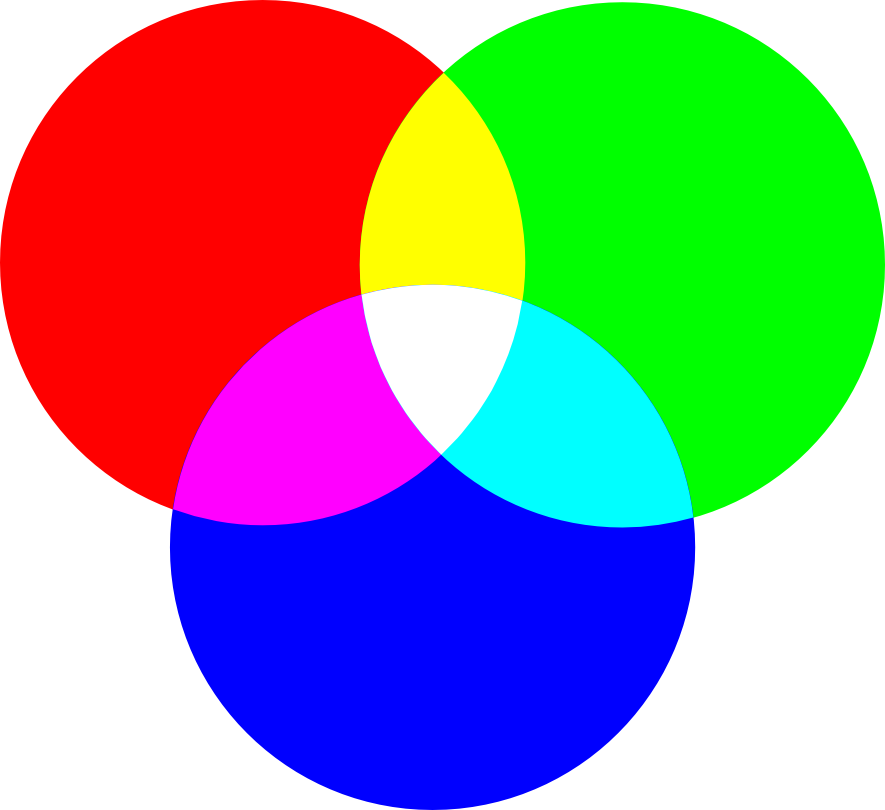
#> input picture Notebooks/images/rgb.png, 885 x 810 px
$ jupyter execute --allow-errors 'Python_tools_for image_part1.ipynb'
#> lines starting #> are read from the running program, lines starting #| are printed output that depends on the picture; after the words box and inside, x2 and y2 are one past the last pixel; in counts of white or black regions, pixels touching at a corner belong together
# Python tools for image processing and visualization

## Introduction to Numpy

Import libraries

[cell 1]
import numpy as np
import matplotlib.pyplot as plt

Define a 2D numpy array

[cell 2]
my_image = np.random.randint(0, 256, size=(12, 12))
print(my_image)

Display with matplotlib

[cell 3]
fig,ax = plt.subplots()
ax.imshow(my_image)

[cell 4]
fig,ax = plt.subplots()
ax.imshow(my_image, cmap='gray')

3 channels image (Red Green Blue)

[cell 5]
my_image_rgb = np.random.randint(0, 256, size=(12, 12, 3), dtype=np.uint8)
print("Shape:", my_image_rgb.shape)
fig, ax = plt.subplots()
ax.imshow(my_image_rgb)
ax.axis('off')

4 channels image

[cell 6]
my_image_rgb = np.random.randint(0, 256, size=(12, 12, 4), dtype=np.uint8)
print("Shape:", my_image_rgb.shape)
fig, ax = plt.subplots()
ax.imshow(my_image_rgb)
ax.axis('off')

Open image

[cell 7]
# Read image with matplotlib
image = plt.imread('images/rgb.png')
#> image is the input picture: shape (810, 885, 4) float32; mean R, G, B, A 0.578, 0.579, 0.579, 0.722
# Convert to numpy array
image = np.array(image)
print(image.shape)
#| (810, 885, 4)
fig,ax = plt.subplots()
ax.imshow(image)
ax.axis('off')

<div style="background-color:yellow; padding:10px;">
<b>Exercise 1:</b><br>
<u>Task:</u> Display each channel of the image separately.<br>
<u>Suggestion:</u> You will need to use NumPy slicing.<br>
</div>

[cell 8]
fig, ax = plt.subplots(1,5, figsize=(18, 12))

# Original image
ax[0].imshow(image, cmap='gray')
ax[0].axis('off')
ax[0].set_title('Original')

# Channel 0 , All lines and all columns of slice 0
ax[1].imshow(image[:, :, 0], cmap='gray')
ax[1].axis('off')
ax[1].set_title('Channel 0')

# Channel 1 , All lines and all columns of slice 1
ax[2].imshow(image[:, :, 1], cmap='gray')
ax[2].axis('off')
ax[2].set_title('Channel 1')

# Channel 2 , All lines and all columns of slice 2
ax[3].imshow(image[:, :, 2], cmap='gray')
ax[3].axis('off')
ax[3].set_title('Channel 2')

# Channel 3 , All lines and all columns of slice 3
ax[4].imshow(image[:, :, 3], cmap='gray')
ax[4].axis('off')
ax[4].set_title('Channel 3')

Other vizualisation tools:

**Pillow (PIL)**
Pillow is a friendly and easy-to-use library for opening, manipulating, and displaying images. It is often used for simple image processing tasks in scientific workflows.

**OpenCV (cv2)**
OpenCV is a powerful library mainly used for computer vision tasks. It provides fast image display and processing capabilities, but note that `cv2.imshow` opens a separate window outside the notebook.

**scikit-image (skimage)**
scikit-image is designed for scientific image processing. It integrates well with NumPy and Matplotlib, making it convenient for analysis and visualization of microscopy or experimental images.

open cv

[cell 9]
import cv2
image  = cv2.imread('images/rgb.png')
#> image: shape (810, 885, 3)
cv2.imshow("My Image", image)
cv2.waitKey(0)
cv2.destroyAllWindows()

Pil

[cell 10]
from PIL import Image

pil_img = Image.fromarray(image.astype(np.uint8))
display(pil_img)  # affiche directement dans le notebook

Scikit image

[cell 11]
from skimage import io

io.imshow(image)
plt.title("Displayed with scikit-image")
plt.axis('off')
plt.show()

Detection de contours

[cell 12]
tem_image  = cv2.imread('images/tem.bmp')
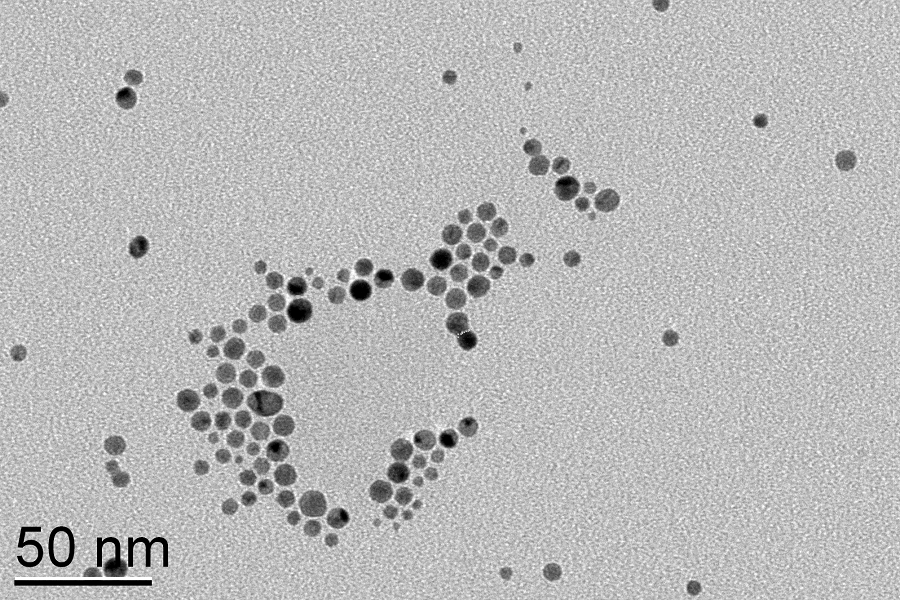
#> input picture Notebooks/images/tem.bmp, 900 x 600 px
#> tem_image is the input picture: shape (600, 900, 3); min 0, max 255, mean 185.2
print("Shape:", tem_image.shape)
#| Shape: (600, 900, 3)
print("Dtype:", tem_image.dtype)
#| Dtype: uint8
fig,ax = plt.subplots()
ax.imshow(tem_image)
ax.axis('off')

Convertir l'image en niveaux de gris

[cell 13]
img_gray=cv2.cvtColor(tem_image,cv2.COLOR_BGR2GRAY)
print("Shape:", img_gray.shape)
#| Shape: (600, 900)
fig,ax = plt.subplots()
ax.imshow(img_gray,cmap='gray')
ax.axis('off')

[cell 14]
ret1,threshold=cv2.threshold(img_gray,140,255,cv2.THRESH_BINARY)
fig,ax = plt.subplots()
ax.imshow(threshold,cmap='gray')
ax.axis('off')

In the backround, residuals blacks dots coming drom the carbon film. Need to filter the image before threshold.

[cell 15]
img_blur = cv2.blur(img_gray,(5,5))
fig,ax = plt.subplots()
ax.imshow(img_blur,cmap='gray')
ax.axis('off')

ret1,threshold=cv2.threshold(img_blur,140,255,cv2.THRESH_BINARY)
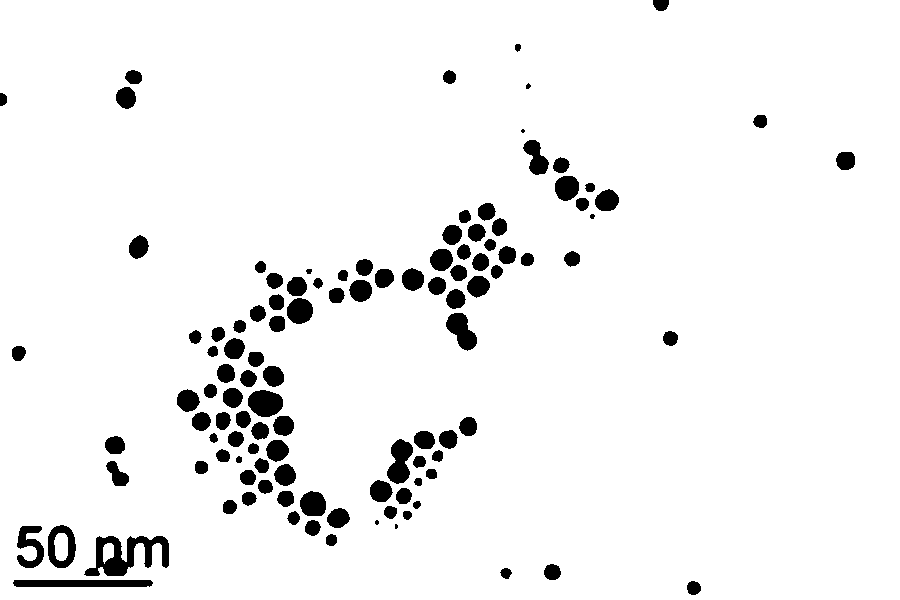
#> threshold: shape (600, 900); 94.8% white; 114 black regions (3 under 20 px)
fig,ax = plt.subplots()
ax.imshow(threshold,cmap='gray')
ax.axis('off')

Contours detections

Detect contours and plot contour #0

[cell 16]
contours, hierarchy = cv2.findContours(threshold, cv2.RETR_TREE, cv2.CHAIN_APPROX_SIMPLE)
#> contours = 115 contours, 2 with area under 20; largest, box (x1, y1, x2, y2) and area: (0, 0, 900, 600) 538268, (83, 535, 170, 577) 2028, (12, 579, 154, 588) 1106, (47, 524, 77, 569) 1044, (386, 438, 414, 485) 815
cv2.drawContours(tem_image, [contours[0]], 0, (255, 0, 0), 2)
fig,ax = plt.subplots()
ax.imshow(tem_image)
ax.axis('off')

An all contours:

[cell 17]
contours, hierarchy = cv2.findContours(threshold, cv2.RETR_TREE, cv2.CHAIN_APPROX_SIMPLE)

for cnt in contours:
    cv2.drawContours(tem_image, [cnt], 0, (255, 0, 0), 1)
#> this loop made 115 passes
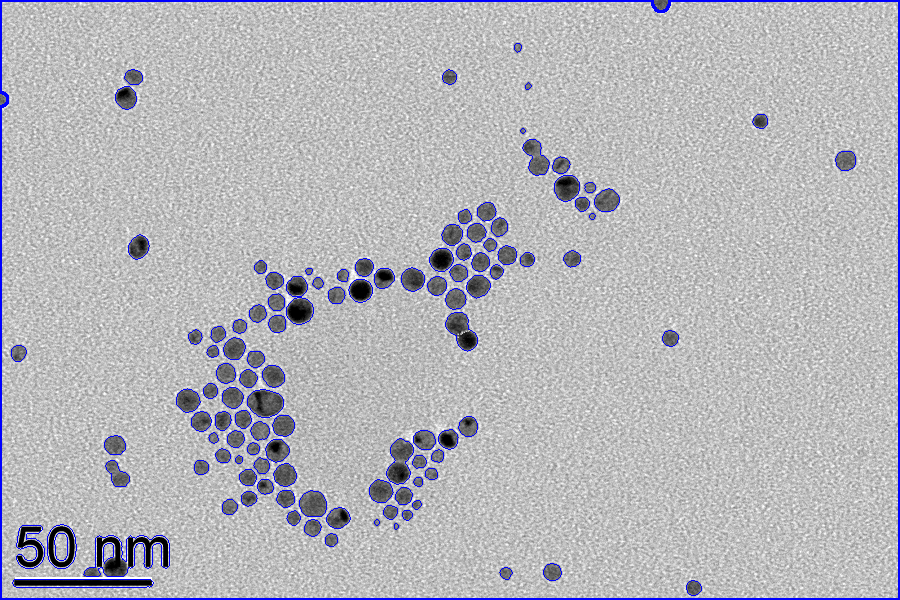
#> tem_image: shape (600, 900, 3); mean B, G, R 187.1, 181.3, 181.3

fig,ax = plt.subplots()
ax.imshow(tem_image)
ax.axis('off')

Display the id. of each contour

[cell 18]
for i, contour in enumerate(contours):
    x, y = contour[0][0] # determiner les coordonnées du premier point du contour
    #  Afficher le numéro du contour
    cv2.putText(tem_image, str(i), (x, y), cv2.FONT_HERSHEY_SIMPLEX, 0.5, (0, 255, 0), 2)
#> this loop made 115 passes
#> (x, y) on passes 1 to 4: (0, 0), (690, 581), (13, 580), (503, 568)

fig,ax = plt.subplots()
ax.imshow(tem_image)
ax.axis('off')

Determine the index number of the scale bar in the image and extract the following features:

The coordinates of the scale bar’s center (x, y)
The width of the bounding box (in pixels or specified units)
The height of the bounding box (in pixels or specified units)
The rotation angle of the bounding box (in degrees)

[cell 19]
#if needed plot R.O.I.
# Définir les coordonnées de la zone d'intérêt
x_start, x_end = 0, 200
y_start, y_end = 500, 600

# Extraire la région d'intérêt (ROI)
roi = tem_image[y_start:y_end, x_start:x_end]
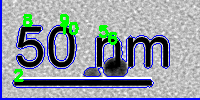
#> roi: shape (100, 200, 3); mean B, G, R 165.9, 152.8, 145.6

fig,ax = plt.subplots()
ax.imshow(roi)
ax.axis('off')

# cv2.namedWindow("Region of Interest", cv2.WINDOW_NORMAL) # cv2.WINDOW_NORMAL pour fenetre étirable
# # Afficher la région d'intérêt
# cv2.imshow("Region of Interest", roi)
# cv2.waitKey(0)
# cv2.destroyAllWindows()

[cell 20]
#Bounding box
# Obtenir le rectangle englobant orienté
rect = cv2.minAreaRect(contour)
#> rect = ((517.5, 47), (7.78, 7.78), -45)
box = cv2.boxPoints(rect)
#> box = [[517.5, 52.5], [512, 47], [517.5, 41.5], [523, 47]]
box = np.round(box).astype(int)
#> box = [[518, 52], [512, 47], [518, 41], [523, 47]]

[cell 21]
indice_echelle = 2
contour_echelle = contours[indice_echelle]
#> contour_echelle = contour of 21 points, box (x1, y1, x2, y2) (12, 579, 154, 588), area 1106


# Get the oriented bounding box
rect = cv2.minAreaRect(contour_echelle)
#> rect = ((82.5, 583), (8, 141), -90)
box = cv2.boxPoints(rect)
#> box = [[153, 587], [12, 587], [12, 579], [153, 579]]
box = np.round(box).astype(int)


# Extract the coordinates, width, height, and angle of the bounding box
center, size, angle = rect
#> center = (82.5, 583); size = (8, 141); angle = -90
width, height = size
#> width = 8; height = 141

# Print values
print(f"Center coordinates: {center}")
#| Center coordinates: (82.5, 583.0)
print(f"Bounding box width: {width:.2f} pixels")
#| Bounding box width: 8.00 pixels
print(f"Bounding box height: {height:.2f} pixels")
#| Bounding box height: 141.00 pixels
print(f"Bounding box angle: {angle:.2f} degrees")
#| Bounding box angle: -90.00 degrees

Read the length (visually or via OCR) and determine the ratio nm/pixel

[cell 22]
import easyocr
import matplotlib.pyplot as plt

# Charger le lecteur OCR (anglais ici, mais tu peux mettre ['fr'] pour français)
#> (the rest of this cell did not finish here and is left out)

#> (a cell that did not finish here is left out)

Manually create a list of indices to remove, in order to process only the particles and exclude the border, the scale bar, and the scale bar characters.

[cell 24]
index_to_remove = [0, 2, 8, 9, 10, 5, 6]

Create a function named "filtrer_contours" that takes as arguments:

- the list of contours to remove
- the contours detected by cv2.findContours

and returns the selected contours after filtering.

[cell 25]
def filtrer_contours(indices_a_supprimer, contours):
    # Créer une liste de contours filtrée en utilisant une liste de compréhension
    contours_selection = [contour for i, contour in enumerate(contours) if i not in indices_a_supprimer]
#> contours_selection = 108 contours, 2 with area under 20; largest, box (x1, y1, x2, y2) and area: (386, 438, 414, 485) 815, (247, 389, 284, 418) 778, (445, 312, 478, 352) 738, (299, 490, 327, 517) 570, (286, 297, 314, 325) 566
    return contours_selection

 Reload the image'images/tem.bmp' and, using the "filtrer_contours" function, draw the contours and bounding boxes of the nanoparticles only.

[cell 26]
tem_image  = cv2.imread('images/tem.bmp')

#Utilisation de la fonction déterminée à la question 14
selected_contours = filtrer_contours(index_to_remove, contours)
#> selected_contours has the same summary as contours_selection in filtrer_contours

# Afficher l'image avec les contours d'indices spécifiés
for cnt in selected_contours:
    cv2.drawContours(tem_image , [cnt], 0, (255, 0, 0), 1)

    # Obtenir le rectangle englobant orienté
    rect = cv2.minAreaRect(cnt)
    box = cv2.boxPoints(rect)
    box = np.round(box).astype(int)

    # Extraire les coordonnées, la largeur, la hauteur et l'angle du rectangle englobant
    center, size, angle = rect
    width, height = size

    # Dessiner le rectangle englobant orienté sur l'image
    cv2.drawContours(tem_image, [box], 0, (0, 0, 255), 2)  # Dessiner le rectangle en rouge
#> this loop made 108 passes
#> (box, center, angle, width, height) on passes 1 to 2: ([[693, 598], [683, 588], [693, 577], [704, 588]], (693, 587.5), -45, 14.85, 14.85), ([[506, 581], [498, 573], [506, 565], [514, 573]], (505.8, 572.8), -45, 11.31, 12.02)
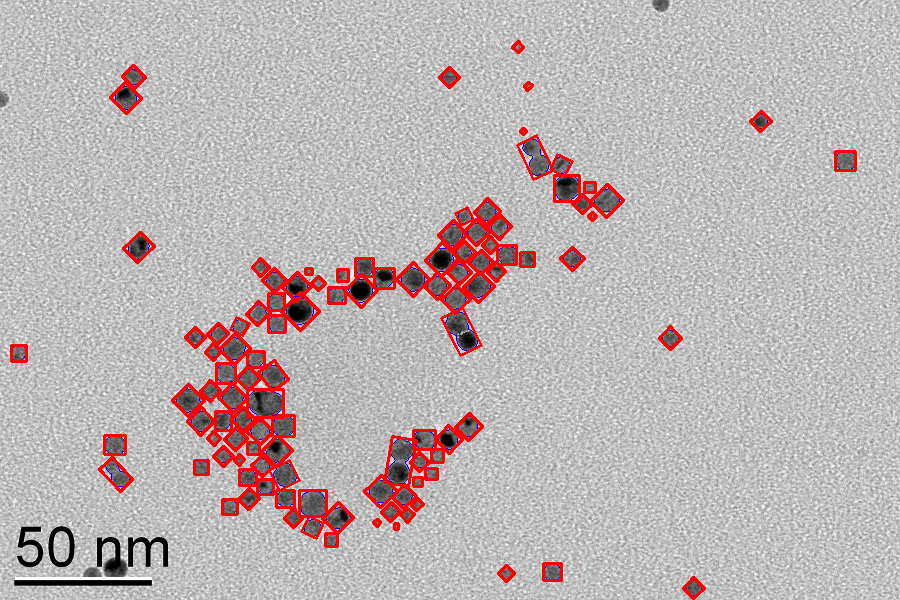
#> tem_image: shape (600, 900, 3); 4.2% of pixels changed, all inside (x1, y1, x2, y2) = (10, 40, 857, 600)

#> (the rest of this cell did not finish here and is left out)

Observation:
When particles are touching, clusters are detected. To remove them, we will identify clusters using their convexity ratio.
Steps:

Measure the ratio between the area of the convex hull (calculated with cv2.convexHull(cnt)) and the area of the original contour.
Create a list of these convexity ratios.
Display the histogram of the convexity ratios.

[cell 27]
convexity_ratios = []
for cnt in selected_contours:
    # Calculer le polygone convexe
    hull = cv2.convexHull(cnt)

    # Calculer la surface du polygone convexe et la surface du contour d'origine
    area_hull = cv2.contourArea(hull)
    area_contour = cv2.contourArea(cnt)
    # Calculer le rapport de convexité
    convexity_ratio = area_contour / area_hull
        # Ajouter le rapport de convexité à la liste
    convexity_ratios.append(convexity_ratio)
#> this loop made 108 passes
#> (area_hull, area_contour, convexity_ratio) on passes 1 to 4: (179.5, 175, 0.975), (113, 107.5, 0.951), (246, 239, 0.972), (128.5, 126, 0.981)


# Tracer l'histogramme
plt.hist(convexity_ratios, bins=50, color='blue', edgecolor='black')
plt.title('Histogram of convexity ratios')
plt.xlabel('Convexity ratios')
plt.ylabel('Quantity of contours')
plt.show()

Check if there are values much lower than 1 in the convexity ratio list. These indicate concave (non-circular) objects.
Filter them out by applying a condition with np.where and then use the filtrer_contours function to remove them.

[cell 28]
convexity_threshold = 0.92
# Utiliser np.where pour obtenir les indices inférieurs au seuil
index_above_threshold = np.where(np.array(convexity_ratios) < convexity_threshold )[0]

# Afficher les indices inférieurs à 0.92
print("Indices inférieurs  des objets de convexité inferieure à 0.92 :", index_above_threshold)
#| Indices inférieurs  des objets de convexité inferieure à 0.92 : [ 24  32  60 100]
print("index of nano objects with convexity ration  :", index_above_threshold)
#| index of nano objects with convexity ration  : [ 24  32  60 100]

[cell 29]
selected_contours = filtrer_contours(index_above_threshold,selected_contours)

[cell 30]
convexity_ratios = []
for cnt in selected_contours:
    # Calculer le polygone convexe
    hull = cv2.convexHull(cnt)

    # Calculer la surface du polygone convexe et la surface du contour d'origine
    area_hull = cv2.contourArea(hull)
    area_contour = cv2.contourArea(cnt)
    # Calculer le rapport de convexité
    convexity_ratio = area_contour / area_hull
        # Ajouter le rapport de convexité à la liste
    convexity_ratios.append(convexity_ratio)
#> this loop made 104 passes


# Tracer l'histogramme
plt.hist(convexity_ratios, bins=50, color='blue', edgecolor='black')
plt.title('Histogramme des Rapports de Convexité')
plt.xlabel('Rapport de Convexité')
plt.ylabel('Nombre de Contours')
plt.show()

Verify visually that the clusters have been removed.

[cell 31]
tem_image  = cv2.imread('images/tem.bmp')
for cnt in selected_contours:
    cv2.drawContours(tem_image, [cnt], 0, (255, 0, 0), 1)

    # Obtenir le rectangle englobant orienté
    rect = cv2.minAreaRect(cnt)
    # rect = cv2.fitEllipse(cnt)
    box = cv2.boxPoints(rect)
    box = np.round(box).astype(int)

    # Extraire les coordonnées, la largeur, la hauteur et l'angle du rectangle englobant
    center, size, angle = rect
    width, height = size

    # Dessiner le rectangle englobant orienté sur l'image
    cv2.drawContours(tem_image, [box], 0, (0, 0, 255), 2)  # Dessiner le rectangle en rouge

# cv2.imshow("Contours select2", img)
# cv2.waitKey(0)
# cv2.destroyAllWindows()
#> (the rest of this cell did not finish here and is left out)

Extract the following values (in nm) for all contours:

- Heights
- Widths
- Convexities
- X positions
- Y positions
- Areas
- Height-to-width ratios

Store these results in a pandas DataFrame.

[cell 32]
# Create empty lists for values
contour_heights = []
contour_widths = []
contour_convexities = []
contour_x_positions = []
contour_y_positions = []
contour_areas = []
contour_perimeters = []
contour_height_width_ratios = []

# Loop on selected contours
#> (the rest of this cell did not finish here and is left out)

[cell 33]
import pandas as pd

# Create a pandas DataFrame with the results
data = {
    'Height (nm)': contour_heights,
    'Width (nm)': contour_widths,
    'Height/Width Ratio': contour_height_width_ratios,
    'Convexity': contour_convexities,
    'X Position (nm)': contour_x_positions,
    'Y Position (nm)': contour_y_positions,
    'Area (nm²)': contour_areas,
    'Perimeter (nm)': contour_perimeters
}

df = pd.DataFrame(data)
df.head()

Plot Histogram for each value

[cell 34]
df.hist(bins=20, figsize=(12,8), layout=(2, 4)) # bins représente le nombre de barres de l'histogramme
plt.show()

Fit a Gaussian distribution to the height and width values.

[cell 35]
from scipy.stats import norm
import numpy as np

# Nombre de barres pour l'histogramme
bins = 20

# Créer une figure avec des sous-graphiques
fig, axes = plt.subplots(1, 2, figsize=(12, 6))

# Histogramme pour la hauteur
hist_height, bin_edges_height, _ = axes[0].hist(df['Height (nm)'], bins=bins, color='blue', edgecolor='black', density=True)
axes[0].set_title('Height (nm)')

# Ajuster une gaussienne aux données de hauteur
mu_height, std_height = norm.fit(df['Height (nm)'])
#definir les valeurs des x à partir de l'axe des abcisses de l'histogramme
xmin_height, xmax_height = axes[0].get_xlim()
x_height = np.linspace(xmin_height, xmax_height, 100)
p_height = norm.pdf(x_height, mu_height, std_height)
# tracer la gaussienne
axes[0].plot(x_height, p_height, 'k', linewidth=2)
title_height = "Ajustement gaussien :\n mu = %.2f,  std = %.2f" % (mu_height, std_height)
axes[0].set_title(title_height)

# Histogramme pour la largeur
hist_width, bin_edges_width, _ = axes[1].hist(df['Width (nm)'], bins=bins, color='green', edgecolor='black', density=True)
axes[1].set_title('Width (nm)')

# Ajuster une gaussienne aux données de largeur
mu_width, std_width = norm.fit(df['Width (nm)'])
xmin_width, xmax_width = axes[1].get_xlim()
x_width = np.linspace(xmin_width, xmax_width, 100)
p_width = norm.pdf(x_width, mu_width, std_width)
axes[1].plot(x_width, p_width, 'k', linewidth=2)
title_width = "Gaussian fit :\n mu = %.2f,  std = %.2f" % (mu_width, std_width)
axes[1].set_title(title_width)

# Afficher la figure
plt.show()
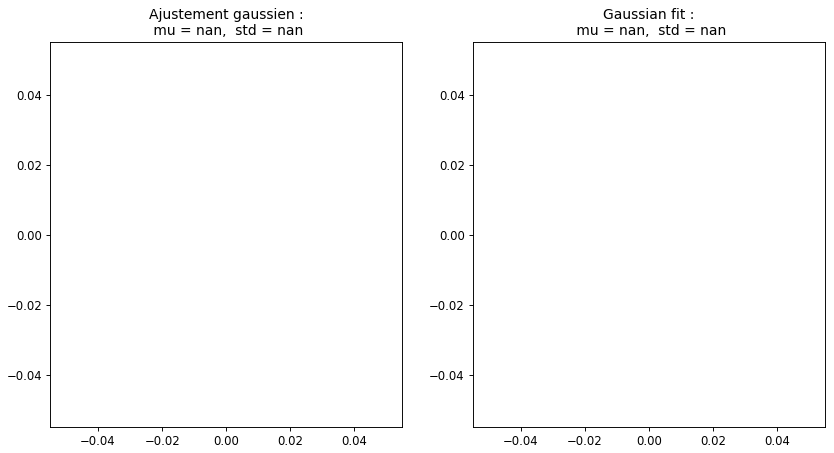
#> figure drawn by matplotlib, 2 panels
